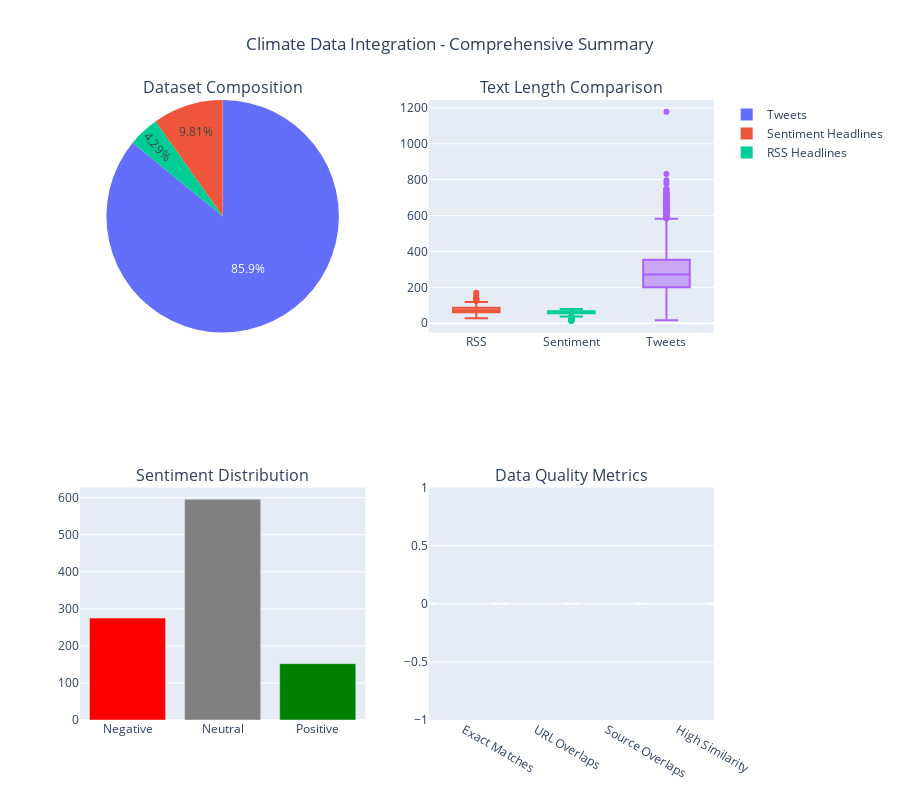

The notebook cell this image was saved under:
### Markdown cell above
## 📊 Final Integration Summary

### Code cell
# Create comprehensive summary visualization
fig = make_subplots(
    rows=2, cols=2,
    subplot_titles=(
        'Dataset Composition',
        'Text Length Comparison',
        'Sentiment Distribution',
        'Data Quality Metrics'
    ),
    specs=[[{'type': 'pie'}, {'type': 'box'}],
           [{'type': 'bar'}, {'type': 'bar'}]]
)

# Dataset composition pie chart
fig.add_trace(
    go.Pie(
        labels=['RSS Headlines', 'Sentiment Headlines', 'Tweets'],
        values=[len(df_rss_std), len(df_sentiment_std), len(df_tweets_std)],
        name="Dataset Composition"
    ),
    row=1, col=1
)

# Text length box plots
for i, (name, data) in enumerate([
    ('RSS', df_rss_std['text_length']),
    ('Sentiment', df_sentiment_std['text_length']),
    ('Tweets', df_tweets_std['text_length'])
]):
    fig.add_trace(
        go.Box(y=data, name=name, showlegend=False),
        row=1, col=2
    )

# Sentiment distribution
sentiment_cats = ['Negative', 'Neutral', 'Positive']
sentiment_counts = [
    (df_sentiment_std['sentiment_score'] < -0.5).sum(),
    (df_sentiment_std['sentiment_score'].between(-0.5, 0.5)).sum(),
    (df_sentiment_std['sentiment_score'] > 0.5).sum()
]

fig.add_trace(
    go.Bar(
        x=sentiment_cats,
        y=sentiment_counts,
        name="Sentiment Distribution",
        marker_color=['red', 'gray', 'green'],
        showlegend=False
    ),
    row=2, col=1
)

# Data quality metrics
quality_metrics = ['Exact Matches', 'URL Overlaps', 'Source Overlaps', 'High Similarity']
quality_values = [
    len(exact_matches),
    len(url_matches),
    len(source_matches),
    len(high_similarity_pairs)
]

fig.add_trace(
    go.Bar(
        x=quality_metrics,
        y=quality_values,
        name="Quality Metrics",
        marker_color='lightblue',
        showlegend=False
    ),
    row=2, col=2
)

fig.update_layout(
    height=800,
    title_text="Climate Data Integration - Comprehensive Summary",
    title_x=0.5
)

fig.show()

print(f"\n🎯 INTEGRATION COMPLETE!")
print(f"=" * 50)
print(f"📊 Total Climate Text Samples: {len(df_headlines_unified) + len(df_tweets_std):,}")
print(f"   • Headlines (Unified): {len(df_headlines_unified):,}")
print(f"     - RSS Headlines: {len(df_rss_std):,}")
print(f"     - Sentiment Headlines: {len(df_sentiment_std):,}")
print(f"   • Social Media Tweets: {len(df_tweets_std):,}")
print(f"\n🎭 Sentiment-Labeled Data: {len(df_sentiment_std):,} headlines")
print(f"🔗 Data Overlaps Identified: {len(exact_matches)} exact matches")
print(f"📁 Files Ready for Next Phase: Emotion Classification Training")
print(f"\n✨ Ready for Step 2: GoEmotions Emotion Classifier Training!")

### Figure 1 — Plotly figure (JSON) as saved in the notebook; plotly's stock layout.template omitted (floating-point values rounded to 4 significant figures; data arrays with more than 128 entries replaced by an {"elided": "..."} marker saying what was removed)
{"data": [{"domain": {"x": [0, 0.45], "y": [0.625, 1]}, "labels": ["RSS Headlines", "Sentiment Headlines", "Tweets"], "name": "Dataset Composition", "type": "pie", "values": [448, 1024, 8968]}, {"name": "RSS", "showlegend": false, "type": "box", "xaxis": "x", "y": {"elided": "448 int values"}, "yaxis": "y"}, {"name": "Sentiment", "showlegend": false, "type": "box", "xaxis": "x", "y": {"elided": "1024 int values"}, "yaxis": "y"}, {"name": "Tweets", "showlegend": false, "type": "box", "xaxis": "x", "y": {"elided": "8968 int values"}, "yaxis": "y"}, {"marker": {"color": ["red", "gray", "green"]}, "name": "Sentiment Distribution", "showlegend": false, "type": "bar", "x": ["Negative", "Neutral", "Positive"], "xaxis": "x2", "y": [275, 596, 152], "yaxis": "y2"}, {"marker": {"color": "lightblue"}, "name": "Quality Metrics", "showlegend": false, "type": "bar", "x": ["Exact Matches", "URL Overlaps", "Source Overlaps", "High Similarity"], "xaxis": "x3", "y": [0, 0, 0, 0], "yaxis": "y3"}], "layout": {"annotations": [{"font": {"size": 16}, "showarrow": false, "text": "Dataset Composition", "x": 0.225, "xanchor": "center", "xref": "paper", "y": 1, "yanchor": "bottom", "yref": "paper"}, {"font": {"size": 16}, "showarrow": false, "text": "Text Length Comparison", "x": 0.775, "xanchor": "center", "xref": "paper", "y": 1, "yanchor": "bottom", "yref": "paper"}, {"font": {"size": 16}, "showarrow": false, "text": "Sentiment Distribution", "x": 0.225, "xanchor": "center", "xref": "paper", "y": 0.375, "yanchor": "bottom", "yref": "paper"}, {"font": {"size": 16}, "showarrow": false, "text": "Data Quality Metrics", "x": 0.775, "xanchor": "center", "xref": "paper", "y": 0.375, "yanchor": "bottom", "yref": "paper"}], "height": 800, "title": {"text": "Climate Data Integration - Comprehensive Summary", "x": 0.5}, "xaxis": {"anchor": "y", "domain": [0.55, 1]}, "xaxis2": {"anchor": "y2", "domain": [0, 0.45]}, "xaxis3": {"anchor": "y3", "domain": [0.55, 1]}, "yaxis": {"anchor": "x", "domain": [0.625, 1]}, "yaxis2": {"anchor": "x2", "domain": [0, 0.375]}, "yaxis3": {"anchor": "x3", "domain": [0, 0.375]}}}
